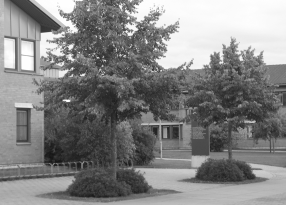
#> input picture a1/house.png, 286 x 205 px
$ python Lab_MV_04_Interest_points.py
#> lines starting #> are read from the running program, lines starting #| are printed output that depends on the picture
import cv2
import numpy as np
import matplotlib.pyplot as plt

def calculate_gradients(img, sigma_d):
    x,y = np.meshgrid(np.arange(6*sigma_d),np.arange(6*sigma_d))

    x = x - len(x)/2
    y = y - len(y)/2

    dog_kernel_x = np.exp(-(x**2+y**2) / (2*sigma_d**2))
    dog_kernel_x = -x * dog_kernel_x / (2*np.pi*sigma_d**4)

    dog_kernel_y = np.exp(-(x**2+y**2) / (2*sigma_d**2))
    dog_kernel_y = -y * dog_kernel_y / (2*np.pi*sigma_d**4)

    dog_x = cv2.filter2D(img.astype('float'), -1, dog_kernel_x)
    dog_y = cv2.filter2D(img.astype('float'), -1, dog_kernel_y)

    return dog_x,dog_y

def calculate_structure_tensors(gx,gy,sigma_w):
    x,y = np.meshgrid(np.arange(6*sigma_w),np.arange(6*sigma_w))
    x = x - len(x)/2
    y = y - len(y)/2
    r = np.sqrt(x**2 + y**2)
    w = np.exp( (r-len(r)/2)**2 / (2*sigma_w**2) )
    w = w / (sigma_w*np.sqrt(2*np.pi))

    # sima = 2, r = (12,12), w=(12,12)

    S={}

    for x in range(len(gx)-len(w)):
        for y in range(len(gx[0])-len(w)):
            gxgx = np.dot((w* gx[ x:x+len(w), y:y+len(w) ]).flatten(),
                          (   gx[ x:x+len(w), y:y+len(w) ]).flatten())
            gxgy = np.dot((w* gx[ x:x+len(w), y:y+len(w) ]).flatten(),
                          (   gy[ x:x+len(w), y:y+len(w) ]).flatten())
            gygy = np.dot((w* gy[ x:x+len(w), y:y+len(w) ]).flatten(),
                          (   gy[ x:x+len(w), y:y+len(w) ]).flatten())
            S[(x,y)] = np.array([[gxgx,gxgy],[gxgy,gygy]])

    return S,len(w)

def calculate_interest_metric(S):
    size = max(S.keys())
    shi_tomasi = np.zeros((size[0]+1,size[1]+1))
    for x,y in S:
        lambdas = np.linalg.eigvals(S[(x,y)])
        shi_tomasi[x,y] = np.min(lambdas)
    return shi_tomasi

def non_maximum_suppression(metric,T):
    points = []
    for x in range(1,len(metric)-1):
        for y in range(1,len(metric[0])-1):
            if ((metric[x,y]>T) and
                (metric[x,y]>metric[x-1,y-1]) and
                (metric[x,y]>metric[x-1,y]) and
                (metric[x,y]>metric[x-1,y+1]) and
                (metric[x,y]>metric[x,y-1]) and
                (metric[x,y]>metric[x,y+1]) and
                (metric[x,y]>metric[x+1,y-1]) and
                (metric[x,y]>metric[x+1,y]) and
                (metric[x,y]>metric[x+1,y+1])):
                points.append((x,y))
    return points


def main():
    input_image = cv2.imread("house.png")
#> input_image is the input picture: shape (205, 286, 3); min 22, max 255, mean 132
    # cv2.imshow("input", input_image)

    img = cv2.cvtColor(input_image, cv2.COLOR_RGB2GRAY) # (205,286)

    sigma_d = 1
    gx,gy = calculate_gradients(img, sigma_d)    # (205,286), (205,286)
#> in calculate_gradients, `dog_x = cv2.filter2D(img.astype('float'), -1, dog_kernel_x)`:
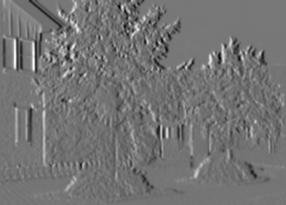
#> dog_x: shape (205, 286) float64; min -42.88, max 55.14, mean 1.8; drawn with min black and max white
#> in calculate_gradients, `dog_y = cv2.filter2D(img.astype('float'), -1, dog_kernel_y)`:
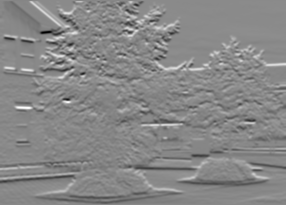
#> dog_y: shape (205, 286) float64; min -64.84, max 60.59, mean 1.9; drawn with min black and max white

    # [4 lines of commented-out code are left out]

    sigma_w = 2
    S,w = calculate_structure_tensors(gx,gy,sigma_w)
#> after the loop in calculate_structure_tensors, `for x in range(len(gx)-len(w)):`: S = 52882 items
#> S = 52882 items; w = 12
    w = int(w/2)
#> w = 6

    metric = calculate_interest_metric(S)
#> in calculate_interest_metric, `size = max(S.keys())`: size = (192, 273)
#> the loop in calculate_interest_metric, `for x,y in S:` made 52882 passes
#> lambdas on passes 1 to 3: [8533, 411.3], [8226.9, 393.3], [8740.1, 387.9]
#> after the loop in calculate_interest_metric, `for x,y in S:`:
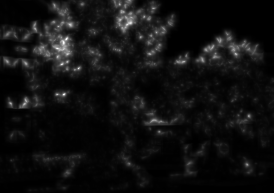
#> shi_tomasi: shape (193, 274) float64; min 0.269, max 36321.4, mean 2349.4; drawn with min black and max white

    plt.figure()
    plt.imshow(metric)

    T = 1000
    points = non_maximum_suppression(metric, T)
#> after the loop in non_maximum_suppression, `for x in range(1,len(metric)-1):`: points = 923 pairs, first value 1 to 190, second value 1 to 272
    #print(points)


    for point in points:
        cv2.circle(input_image, (point[1]+w,point[0]+w), 1, (0,255,0), 2)
#> this loop made 923 passes
#> point on passes 1 to 3: (1, 74), (2, 69), (2, 90)
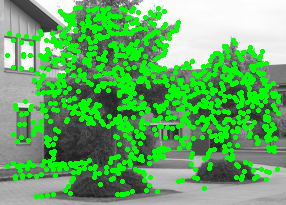
#> input_image: shape (205, 286, 3); mean B, G, R 101.2, 173, 101.2

    cv2.imshow("result", input_image)
    # cv2.imwrite("result.jpg", input_image)

    cv2.waitKey(0)
    cv2.destroyAllWindows()

    plt.imshow(input_image)
    plt.show()

if "__main__" == __name__:
    main()
